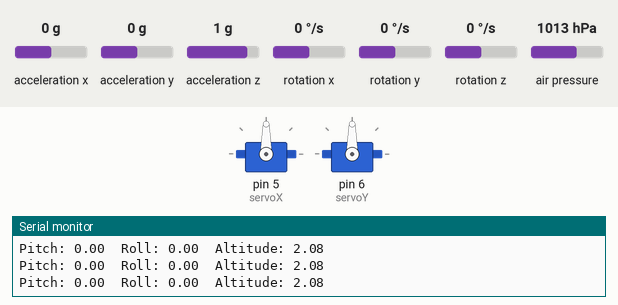
Simulated run of this sketch. Board: Arduino Uno, built with avr-gcc and run on an emulated ATmega328P. On the bench: 2 × servo, the last lines printed to the serial monitor. The test bench sets the inputs (shaded band); at power-on: acceleration x 0 g, acceleration z 1 g, acceleration y 0 g, rotation y 0 °/s, rotation x 0 °/s, rotation z 0 °/s, air pressure 1013 hPa.

Above: at 1.2 s.
1.3 s: acceleration x set to 0.8 g
At 1.46 s:
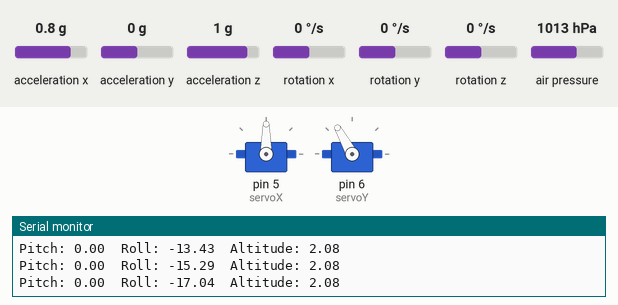
At 2.9 s:
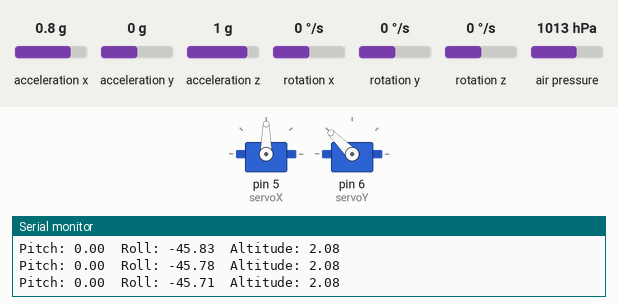
3.2 s: acceleration z set to 0.1 g
4.7 s: acceleration z set to -0.2 g
At 5.9 s:
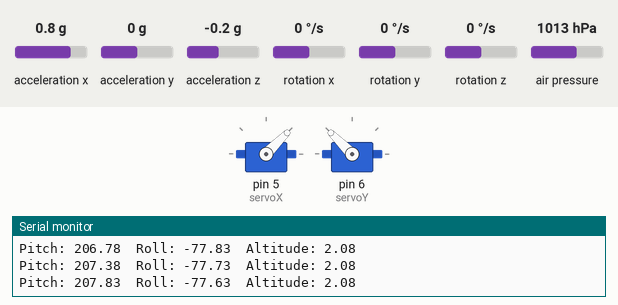
6.2 s: acceleration y set to -0.2 g
At 6.9 s:
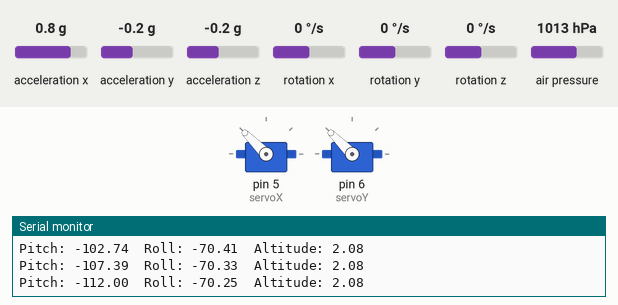
8.0 s: acceleration x set to 0 g
11.0 s: rotation y set to 100 °/s
Timing chart, 0 to 15.0 s (numbered marks = the images above; inputs shaded):
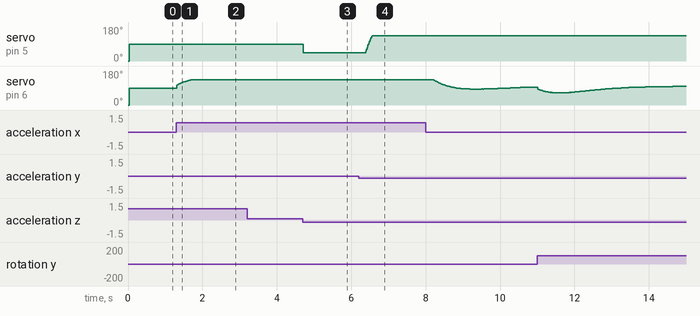

The sketch:

9250.ino
```cpp
 #include <Wire.h>
#include <Servo.h>
#include <MPU9250.h>       // Hideakitai MPU9250 library
#include <Adafruit_BMP085.h>

// Kalman filter struct
struct KalmanFilter {
  float angle = 0;
  float bias = 0;
  float P[2][2] = {{1, 0}, {0, 1}};
};

// PID struct
struct PID {
  float kp, ki, kd;
  float integral = 0;
  float prev_error = 0;
};

// Hardware
MPU9250 mpu;
Adafruit_BMP085 bmp;
Servo servoX, servoY;

// Filters and Controllers
KalmanFilter kalX, kalY;
PID pidX = {1.2, 0.02, 0.1};
PID pidY = {1.2, 0.02, 0.1};

// Time tracking
unsigned long prevTime = 0;

// Kalman filter update
float kalmanUpdate(KalmanFilter &kf, float newAngle, float newRate, float dt) {
  float Q_angle = 0.001, Q_bias = 0.003, R_measure = 0.03;

  // Predict
  kf.angle += dt * (newRate - kf.bias);
  kf.P[0][0] += dt * (dt * kf.P[1][1] - kf.P[0][1] - kf.P[1][0] + Q_angle);
  kf.P[0][1] -= dt * kf.P[1][1];
  kf.P[1][0] -= dt * kf.P[1][1];
  kf.P[1][1] += Q_bias * dt;

  // Update
  float y = newAngle - kf.angle;
  float S = kf.P[0][0] + R_measure;
  float K0 = kf.P[0][0] / S;
  float K1 = kf.P[1][0] / S;

  kf.angle += K0 * y;
  kf.bias += K1 * y;

  float P00_temp = kf.P[0][0];
  float P01_temp = kf.P[0][1];

  kf.P[0][0] -= K0 * P00_temp;
  kf.P[0][1] -= K0 * P01_temp;
  kf.P[1][0] -= K1 * P00_temp;
  kf.P[1][1] -= K1 * P01_temp;

  return kf.angle;
}

// PID control
float computePID(PID &pid, float setpoint, float measured, float dt) {
  float error = setpoint - measured;
  pid.integral += error * dt;
  float derivative = (error - pid.prev_error) / dt;
  pid.prev_error = error;
  return pid.kp * error + pid.ki * pid.integral + pid.kd * derivative;
}

void setup() {
  Serial.begin(115200);
  Wire.begin();

  // WHO_AM_I register for MPU9250
  const uint8_t WHO_AM_I_REG = 0x75;
  const uint8_t EXPECTED_WHOAMI = 0x71; // or 0x70 for some MPU9255 variants

  Serial.println("Initializing MPU9250...");

  if (!mpu.setup(0x68)) {
    Serial.println("MPU9250 setup failed. Reading WHO_AM_I...");
    uint8_t whoami = mpu.read_byte(WHO_AM_I_REG);
    Serial.print("WHO_AM_I: 0x"); Serial.println(whoami, HEX);
    if (whoami != EXPECTED_WHOAMI && whoami != 0x70) {
      Serial.println("MPU9250 not connected or wrong device!");
      while (1);
    }
  }

  Serial.println("MPU9250 ready.");

  // BMP085 init
  if (!bmp.begin()) {
    Serial.println("BMP085 not detected!");
    while (1);
  }
  Serial.println("BMP085 ready.");

  // Servo setup
  servoX.attach(5);
  servoY.attach(6);

  prevTime = millis();
}

void loop() {
  unsigned long now = millis();
  float dt = (now - prevTime) / 1000.0;
  prevTime = now;

  mpu.update();

  float accelX = mpu.getAccX();
  float accelY = mpu.getAccY();
  float accelZ = mpu.getAccZ();
  float gyroX = mpu.getGyroX();
  float gyroY = mpu.getGyroY();

  // Pitch and Roll from accelerometer
  float pitchAcc = atan2(accelY, accelZ) * RAD_TO_DEG;
  float rollAcc = atan2(-accelX, sqrt(accelY * accelY + accelZ * accelZ)) * RAD_TO_DEG;

  float pitch = kalmanUpdate(kalX, pitchAcc, gyroX, dt);
  float roll  = kalmanUpdate(kalY, rollAcc, gyroY, dt);

  // PID control
  float controlX = computePID(pidX, 0, pitch, dt);
  float controlY = computePID(pidY, 0, roll, dt);

  // Servo output
  int servoX_val = constrain(90 + controlX, 45, 135);
  int servoY_val = constrain(90 + controlY, 45, 135);

  servoX.write(servoX_val);
  servoY.write(servoY_val);

  // Altitude
  float altitude = bmp.readAltitude();

  // Debug print
  Serial.print("Pitch: "); Serial.print(pitch);
  Serial.print("  Roll: "); Serial.print(roll);
  Serial.print("  Altitude: "); Serial.println(altitude);

  delay(10);
}
```

Measured:
- the behaviour switches between 0 and -0.1 g on acceleration z (found by bisection; images 2 and 3)
- the behaviour switches between 0 and -0.1 g on acceleration y (found by bisection; images 3 and 4)
- after the input at 1.3 s, servo on pin 6 (servoY): moves from 90° to 135° over 0.42 s, starting at once
- after the input at 4.7 s, servo on pin 5 (servoX): 90° → 45° at once
- after the input at 6.2 s, servo on pin 5 (servoX): moves from 45° to 135° over 0.18 s, starting after 0.19 s
